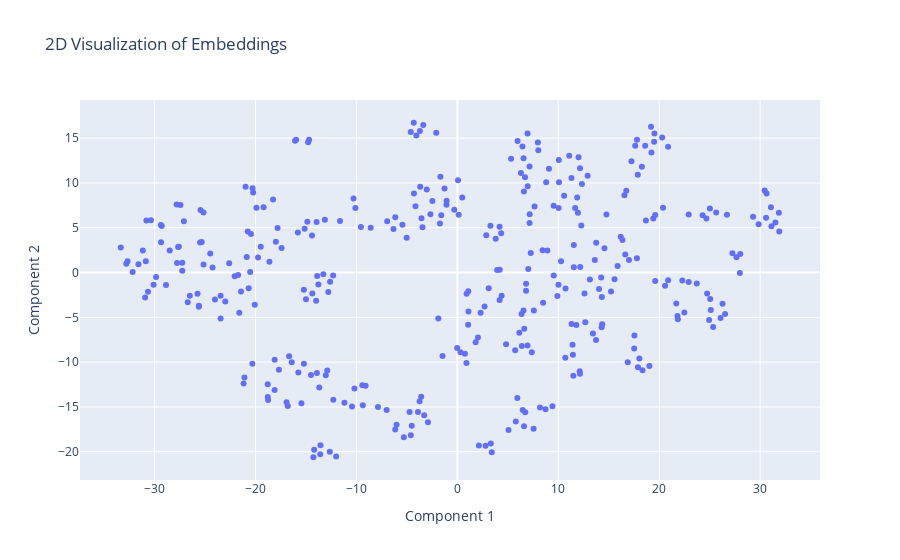

Notebook source saved alongside this figure:
### Code cell
all_embeddings = collection.get(include=['embeddings'])['embeddings']

# Convert to numpy array
embeddings_array = np.array(all_embeddings)

# Reduce dimensions to 2D using t-SNE
tsne = TSNE(n_components=2, random_state=42)
embeddings_2d = tsne.fit_transform(embeddings_array)

# Create a DataFrame for Plotly
import pandas as pd
df = pd.DataFrame(embeddings_2d, columns=['Component 1', 'Component 2'])

# Plot using Plotly
fig = px.scatter(df, x='Component 1', y='Component 2', title='2D Visualization of Embeddings')
fig.show()

### Figure 1 — Plotly figure (JSON) as saved in the notebook; plotly's stock layout.template omitted (floating-point values rounded to 4 significant figures; data arrays with more than 128 entries replaced by an {"elided": "..."} marker saying what was removed)
{"data": [{"hovertemplate": "Component 1=%{x}<br>Component 2=%{y}<extra></extra>", "legendgroup": "", "marker": {"color": "#636efa", "symbol": "circle"}, "mode": "markers", "name": "", "orientation": "v", "showlegend": false, "type": "scatter", "x": {"elided": "354 float values"}, "xaxis": "x", "y": {"elided": "354 float values"}, "yaxis": "y"}], "layout": {"legend": {"tracegroupgap": 0}, "title": {"text": "2D Visualization of Embeddings"}, "xaxis": {"anchor": "y", "domain": [0, 1], "title": {"text": "Component 1"}}, "yaxis": {"anchor": "x", "domain": [0, 1], "title": {"text": "Component 2"}}}}
